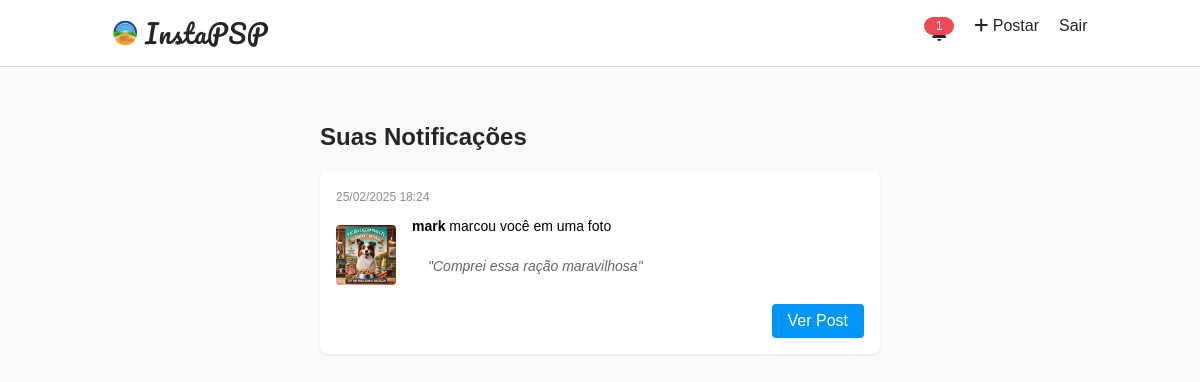
/notifications (signed in), run on the app's committed database.
### app/models/post.py (models this page shows, shortened)
class Post(db.Model):
    id = db.Column(db.Integer, primary_key=True)
    image_path = db.Column(db.String(150), nullable=False)
    caption = db.Column(db.Text)
    created_at = db.Column(db.DateTime, default=datetime.utcnow)
    user_id = db.Column(db.Integer, db.ForeignKey('user.id'), nullable=False)
    comments = db.relationship('Comment', backref='post', lazy=True, order_by='Comment.created_at')
    likes = db.relationship('Like', backref='post', lazy=True)
    tagged_users = db.relationship('User', secondary='tag', backref='tagged_in')
    visibilities = db.relationship('Visibility', backref='post', lazy=True)

### app/models/user.py (models this page shows, shortened)
class User(UserMixin, db.Model):
    id = db.Column(db.Integer, primary_key=True)
    username = db.Column(db.String(80), unique=True, nullable=False)
    password_hash = db.Column(db.String(120), nullable=False)
    reset_code = db.Column(db.String(8), unique=True, nullable=True)
    reset_code_expiry = db.Column(db.DateTime, nullable=True)
    is_admin = db.Column(db.Boolean, default=False)
    posts = db.relationship('Post', backref='author', lazy=True)

### app/routes/posts.py (the view)
@bp.route('/notifications')
@login_required
def notifications():
    return render_template('posts/notifications.html')

### app/models/user.py (called while the page is built)
@login_manager.user_loader
def load_user(id):
    return User.query.get(int(id))

### app/templates/posts/notifications.html (shortened to what this page needs)
{% extends "base.html" %}
{% block content %}
<div class="notifications-page">
    <h1>Suas Notificações</h1>
    <div class="notifications-container">
        {% if current_user.tagged_in %}
            {% for post in current_user.tagged_in %}
            <div class="notification-card">
                <div class="notification-content">
                    <div class="notification-header">
                        <span class="notification-time">{{ post.created_at.strftime('%d/%m/%Y %H:%M') }}</span>
                    </div>
                    <div class="notification-body">
                        <div class="notification-image">
                            <img src="{{ url_for('static', filename='uploads/' + post.image_path) }}" alt="Post thumbnail">
                        </div>
                        <div class="notification-text">
                            <p><strong>{{ post.author.username }}</strong> marcou você em uma foto</p>
                            {% if post.caption %}
                            <p class="post-caption">"{{ post.caption }}"</p>
                            {% endif %}
                        </div>
                    </div>
                    <div class="notification-actions">
                        <a href="{{ url_for('posts.index') }}#post-{{ post.id }}" class="btn">Ver Post</a>
                    </div>
                </div>
            </div>
            {% endfor %}
        {% else %}
            <div class="no-notifications">
                <i class="fas fa-bell-slash"></i>
                <p>Você não tem notificações no momento</p>
            </div>
        {% endif %}
    </div>
</div>
{% endblock %}

### app/static/css/style.css (style rules this page uses)
body { font-family: Arial, sans-serif; margin: 0; padding: 0; background-color: #fafafa; }
.post-caption { padding: 16px; }
.btn { display: inline-block; padding: 8px 16px; background: #0095f6; color: #fff; text-decoration: none; border-radius: 4px; }
.notification-image { width: 44px; height: 44px; border-radius: 4px; overflow: hidden; }
.notification-image img { width: 100%; height: 100%; object-fit: cover; }
.notification-content { flex: 1; }
.notification-content p { margin: 0; font-size: 14px; line-height: 1.4; }
.notification-time { font-size: 12px; color: #8e8e8e; }
.notifications-page { max-width: 600px; margin: 0 auto; padding: 20px; }
.notifications-page h1 { font-size: 24px; margin-bottom: 20px; color: #262626; }
.notifications-container { background: #fff; border-radius: 8px; box-shadow: 0 1px 3px rgba(0,0,0,0.1); }
.notification-card { padding: 16px; border-bottom: 1px solid #efefef; transition: background-color 0.2s; }
.notification-card:last-child { border-bottom: none; }
.notification-header { margin-bottom: 12px; }
.notification-time { color: #8e8e8e; font-size: 12px; }
.notification-body { display: flex; gap: 16px; align-items: center; }
.notification-image { width: 60px; height: 60px; border-radius: 4px; overflow: hidden; }
.notification-text { flex: 1; }
.notification-text p { margin: 0; line-height: 1.4; }
.post-caption { color: #666; font-style: italic; margin-top: 4px !important; font-size: 14px; }
.notification-actions { margin-top: 12px; text-align: right; }

### data on the page
Post: created_at "25/02/2025 18:24", image_path (picture), author.username "mark", caption "Comprei essa ração maravilhosa"

### other printed values
{{ current_user.tagged_in|length }} "1"
